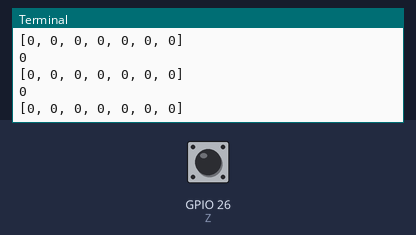
A program run on a simulated Raspberry Pi (BCM pin numbers). On the bench: the last lines printed to the terminal. The test bench sets the inputs (shaded band); at power-on: GPIO 26 (Z) LOW.

Above: at 1.2 s.
1.3 s: GPIO 26 (Z) pulled HIGH for 0.15 s
At 1.61 s:
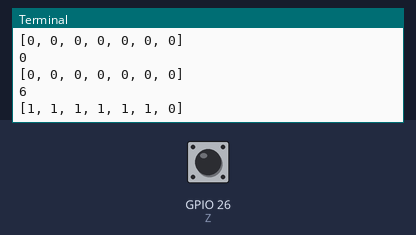
2.9 s: GPIO 26 (Z) pulled HIGH for 1 s
At 3.17 s:
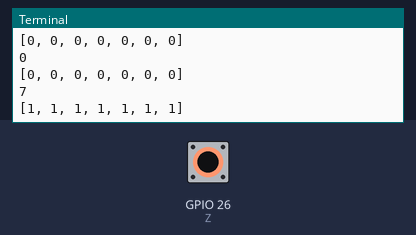
5.4 s: GPIO 26 (Z) pulled HIGH for 0.15 s
At 5.61 s:
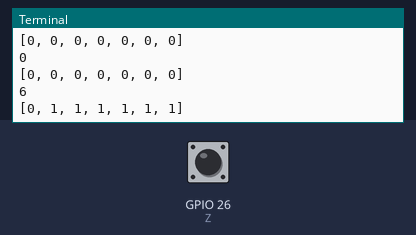
Timing chart, 0 to 8.4 s (numbered marks = the images above; inputs shaded):
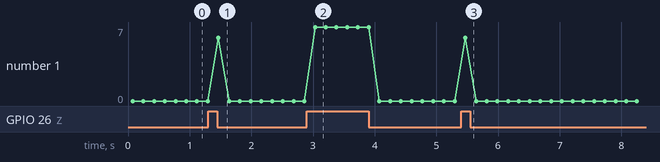

The program:

water_level_sensor.py
```python
import RPi.GPIO as GPIO
import time

GPIO.setmode(GPIO.BCM)

S0 = 13
S1 = 6
S2 = 5
Z  = 26

water_level_list = []

# Select pins are outputs
GPIO.setup(S0, GPIO.OUT, initial=GPIO.LOW)
GPIO.setup(S1, GPIO.OUT, initial=GPIO.LOW)
GPIO.setup(S2, GPIO.OUT, initial=GPIO.LOW)

# Z is input (use pull-up or pull-down depending on your circuit)
# If the mux output can float, you NEED a pull resistor.
GPIO.setup(Z, GPIO.IN, pull_up_down=GPIO.PUD_DOWN)

def select_channel(ch):
    bits = format(ch, '03b')  # always 3 bits

    GPIO.output(S0, int(bits[2]))  # LSB
    GPIO.output(S1, int(bits[1]))
    GPIO.output(S2, int(bits[0]))  # MSB

def read_channel(ch):
    select_channel(ch)
    time.sleep(0.0005)  # small settling time (0.5 ms); can be lower
    return GPIO.input(Z)


while True:
    for i in range(7):
        water_level_list.append(read_channel(i))
        time.sleep(0.01)

    water_level = water_level_list.count(1)
    print (water_level)
    print (water_level_list)
    water_level_list = []
    time.sleep(0.1)
```

Measured:
- after the input at 1.3 s, the terminal: prints a new line after 0.17 s (image 1)
- after the input at 2.9 s, the terminal: prints a new line after 0.13 s (image 2)
- after the input at 5.4 s, the terminal: prints a new line after 0.07 s (image 3)
